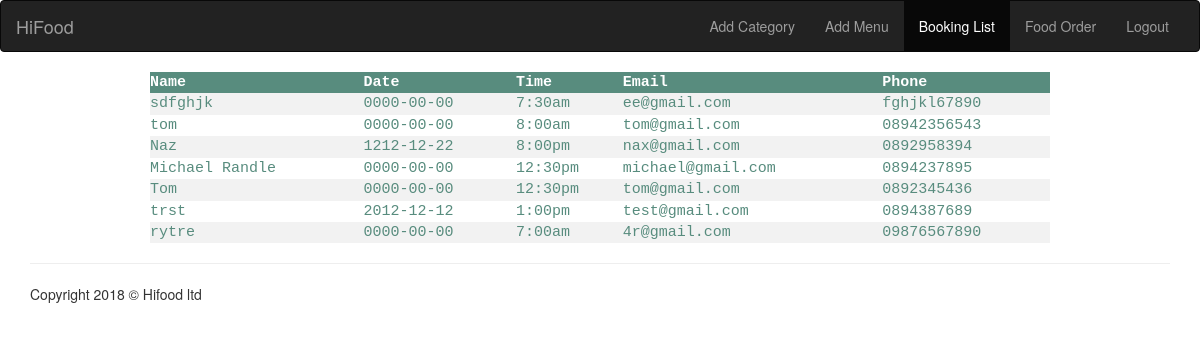
/bookingdetails.php, run on the app's committed database.
### tables this page shows
CREATE TABLE `tablebook` (
  `id` int(255) NOT NULL,
  `date` date NOT NULL,
  `time` varchar(255) NOT NULL,
  `numpeople` varchar(255) NOT NULL,
  `name` varchar(255) NOT NULL,
  `email` varchar(255) NOT NULL,
  `phone` varchar(255) NOT NULL
);

### bookingdetails.php (the view, shortened to what this page needs)
<!DOCTYPE html>
<html lang="en">
<head>
  <link rel="stylesheet" href="https://maxcdn.bootstrapcdn.com/bootstrap/3.3.7/css/bootstrap.min.css">
   </head>
<nav class="navbar navbar-inverse">
  <div class="container-fluid">
    <div class="navbar-header">
      <a class="navbar-brand" href="toplist.php">HiFood</a>
    </div>
    <div id="navbar" class="collapse navbar-collapse">
    <ul class="nav navbar-nav navbar-right">
      <li><a href="addcategory.php">Add Category</a></li>
      <li><a href="addmenu.php">Add Menu</a></li>
      <li class="active"><a href="bookingdetails.php">Booking List</a></li>
      <li><a href="foodorder.php">Food Order</a></li>
      <li><a href="logout.php">Logout</a></li>
    </ul>
  </div>
  </div>
</nav>
  <center>
  <body>
        <table>
         <tr>
           <th>Name</th>
           <th>Date</th>
           <th>Time</th>
           <th>Email</th>
           <th>Phone</th>
         </tr>
  <?php
  $conn = mysqli_connect("173.194.109.118", "turbo", "turbo", "database");
  $sql = "SELECT id, name, date, time, email, phone FROM tablebook";
  $result = $conn->query($sql);
  if ($result->num_rows > 0) {
   while($row = $result->fetch_assoc()) {
   echo "<tr>
         <td>" . $row["name"]. "</td>
         <td>" . $row["date"]. "</td>
         <td>" . $row["time"]. "</td>
         <td>" . $row["email"]. "</td>
         <td>" . $row["phone"]. "</td></tr>";
   }
   echo "</table>";
   } else { echo "0 results"; }
   ?>
   </center>
  <footer>
     <div class="container">
     <hr>
     <div class="row">
     <div class="col-lg-12">
        <p>Copyright 2018 &copy; Hifood ltd </p>
     </div>
     </div>
  </footer>
  </body>
</html>

### bookingdetails.php (style rules this page uses)
table { border-collapse: collapse; width: 75%; color: #588c7e; font-family: monospace; font-size: 15px; text-align: left; }
th { background-color: #588c7e; color: white; }
tr:nth-child(even) { background-color: #f2f2f2 }

### data on the page
tablebook: name "sdfghjk", date "0000-00-00", time "7:30am", email "ee@gmail.com", phone "fghjkl67890"
tablebook: name "tom", date "0000-00-00", time "8:00am", email "tom@gmail.com", phone "08942356543"
tablebook: name "Naz", date "1212-12-22", time "8:00pm", email "nax@gmail.com", phone "0892958394"
tablebook: name "Michael Randle", date "0000-00-00", time "12:30pm", email "michael@gmail.com", phone "0894237895"
tablebook: name "Tom", date "0000-00-00", time "12:30pm", email "tom@gmail.com", phone "0892345436"
tablebook: name "trst", date "2012-12-12", time "1:00pm", email "test@gmail.com", phone "0894387689"
tablebook: name "rytre", date "0000-00-00", time "7:00am", email "4r@gmail.com", phone "09876567890"
